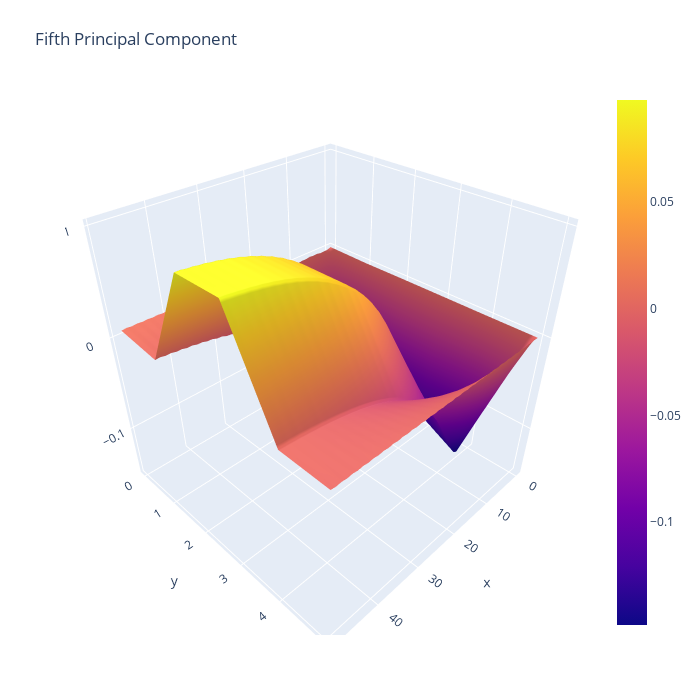

Write notebook code for a chart like this one.
### Code cell
show_component(4, 'Fifth')

### Figure 1 — Plotly figure (JSON) as saved in the notebook; plotly's stock layout.template omitted (floating-point values rounded to 4 significant figures; data arrays with more than 128 entries replaced by an {"elided": "..."} marker saying what was removed)
{"data": [{"type": "surface", "z": {"elided": "6x50 float values"}}], "layout": {"height": 700, "margin": {"b": 65, "l": 65, "r": 50, "t": 90}, "scene": {"aspectmode": "auto", "aspectratio": {"x": 1, "y": 1, "z": 1}}, "title": {"text": "Fifth Principal Component"}, "width": 700}}
